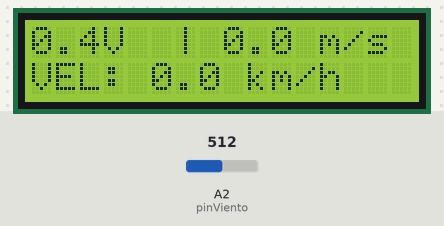
Recording of a sketch running on a simulated Arduino Uno, built with avr-gcc and run on an emulated ATmega328P. Parts: 16×2 character LCD. Inputs (shaded band) come from the test bench; at power-on: A2 (pinViento) = 512.

Above: at 2.97 s.
3.3 s: A2 (pinViento) set to 716
At 3.64 s:
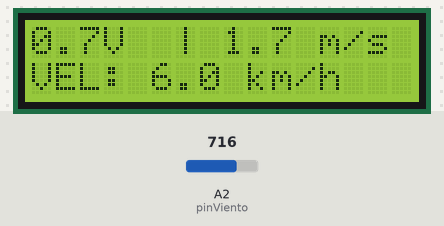
4.9 s: A2 (pinViento) set to 900
At 5.33 s:
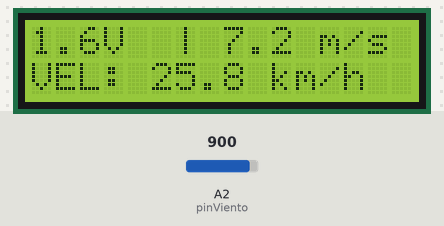
6.6 s: A2 (pinViento) set to 0
At 14.5 s:
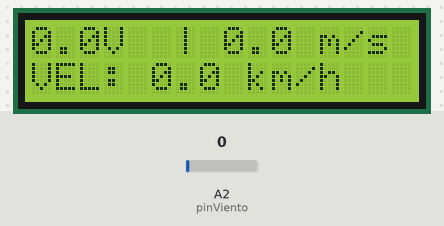
Timing chart, 0 to 15.6 s (numbered marks = the images above; inputs shaded):
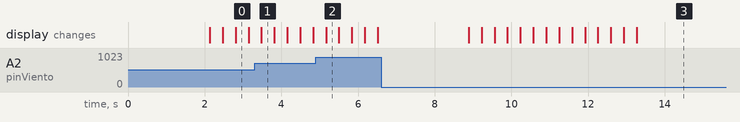

The sketch:

velocidad_del_viento.ino
```cpp
#include <Wire.h>
#include <LiquidCrystal_I2C.h>

// Configuración del LCD: Dirección 0x27, 16 columnas y 2 filas
LiquidCrystal_I2C lcd(0x27, 16, 2);

const int pinViento = A2;
const int numLecturas = 20;
int lecturas[numLecturas];
int indiceLectura = 0;
float total = 0;

// --- AJUSTE DE CALIBRACIÓN ---
float factorVelocidad = 6.0;
float voltajeOffset = 0.4;

void setup() {
  lcd.init();
  lcd.backlight();

  // Presentación inicial
  lcd.setCursor(0, 0);
  lcd.print("  ECOEDIFICIO   ");
  lcd.setCursor(0, 1);
  lcd.print(" SISTEMA ACTIVO ");

  for (int i = 0; i < numLecturas; i++) {
    lecturas[i] = 0;
  }

  delay(2000);
  lcd.clear();
}

void loop() {
  // 1. FILTRO DE PROMEDIO MÓVIL
  total = total - lecturas[indiceLectura];
  lecturas[indiceLectura] = analogRead(pinViento);
  total = total + lecturas[indiceLectura];
  indiceLectura = (indiceLectura + 1) % numLecturas;

  float promedioRaw = total / (float)numLecturas;
  float voltaje = (promedioRaw * 5.0) / 1023.0;

  // 2. CÁLCULO DE VELOCIDAD
  float velocidadMS = 0;
  if (voltaje > voltajeOffset) {
    velocidadMS = (voltaje - voltajeOffset) * factorVelocidad;
  }

  float velocidadKMH = velocidadMS * 3.6;

  // 3. MOSTRAR EN PANTALLA LCD

  // Fila 0: Voltaje y m/s juntos
  lcd.setCursor(0, 0);
  lcd.print(voltaje, 1);
  lcd.print("V ");
  lcd.setCursor(6, 0); // Salto a la mitad de la fila
  lcd.print("| ");
  lcd.print(velocidadMS, 1);
  lcd.print(" m/s   ");

  // Fila 1: Velocidad en km/h
  lcd.setCursor(0, 1);
  lcd.print("VEL: ");
  lcd.print(velocidadKMH, 1);
  lcd.print(" km/h      ");

  delay(300);
}
```
